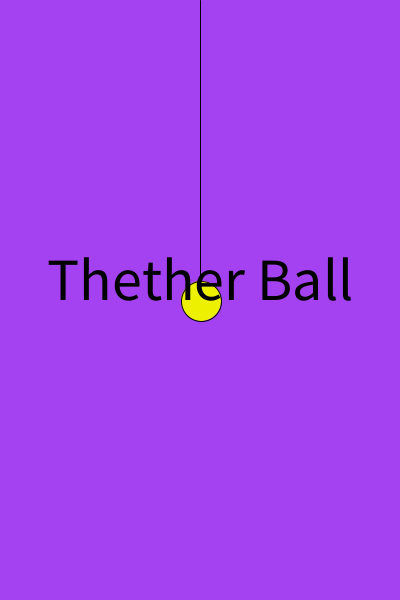
Frame 1 (no input)
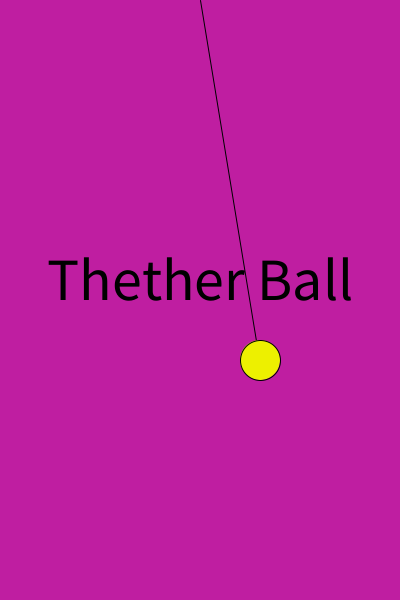
Frame 60 (the mouse pressed at the canvas centre just before this capture)
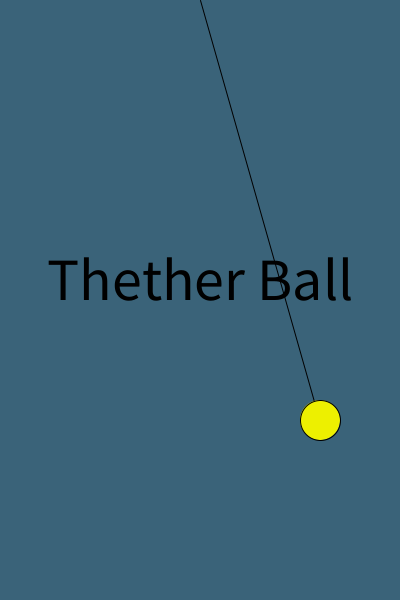
Frame 120 (the mouse held since frame 60 and released just before this capture)

The Processing sketch that drew these frames (run headless with seeded random() and noise(); from frame 60 on, the mouse is pressed at the canvas centre):

// Processing sketch: processing_62261
// ── processing_62261.pde

float radius;
float ballX;
float ballY;
float xSpeed;
float ySpeed;

void setup()
{
  size(400, 600);
  background(255, 255, 255);
  smooth();



  frameRate(60);
  radius = 20;
  ballX = width/2;
  ballY = height/2;

  xSpeed = 1;
  ySpeed = 1;
}

void draw()
{
  background(random (255), random (255), random (255));
  line (width/2, 0, ballX, ballY);
  fill(237, 240, 0);
  // If ball is at the bottom:
  if (ballY >= height-radius )
  {
    ballY = height-radius;
    ySpeed = ySpeed * (-1) ;
  }

  // If ball is at the top:
  if (ballY <= radius )
  {
    ballY = radius;
    ySpeed = ySpeed * (-1) ;
  } 


  // Is ball at the right edge?
  if (ballX >= width-radius )
  {
    ballX = width-radius;
    xSpeed = xSpeed * (-1) ;
  }

  // Is ball at the left edge?
  if (ballX <= radius )
  {
    ballX = radius;
    xSpeed = xSpeed * (-1) ;
  }

  ballX = ballX + xSpeed;
  ballY = ballY + ySpeed;
  ellipse( ballX, ballY, radius*2, radius*2 );
  println("x=" + ballX + " y=" + ballY);

  fill(0, 0, 0);
  textSize(60);
  textAlign(CENTER);
  text ("Thether Ball", width/2, height/2);
}

void mouseDragged()
{
  ballX = mouseX;
  xSpeed = mouseX - pmouseX ;

  ballY = mouseY;
  ySpeed = mouseY - pmouseY ;
}
